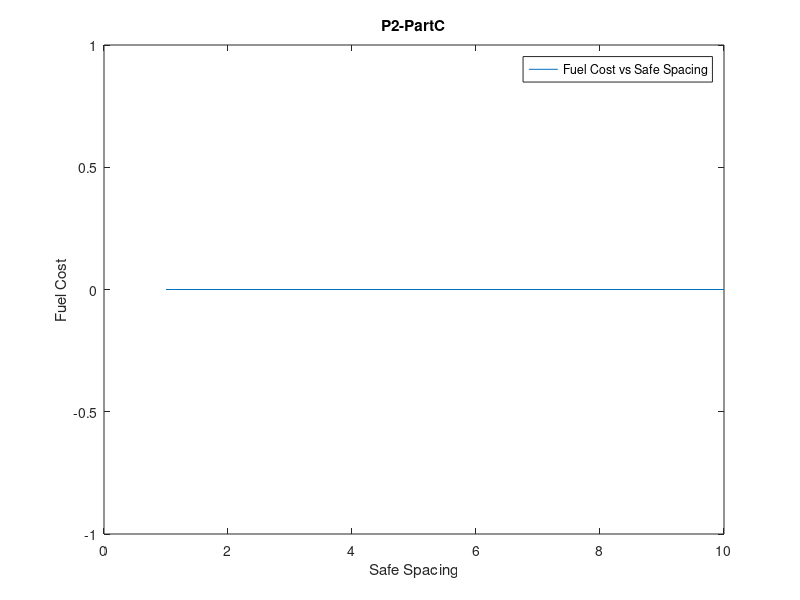

Reproduce this figure in MATLAB.
%x1 = [91 72 54 42 24];
%x2 = [97 80 61 30 18];

s0 = zeros(360,1);
for i=1:180
    s0(i,1) = 200;
end
for i=181:360
    s0(i,1) = 10;
end

S1 = zeros(1,180) +1; %to construct H
S2 = zeros(1,360); %to construct H
sH = diag(S2);
sH(181:360, 181:360) = diag(S1);
S3 = zeros(190,360); %Aeq
s4 = zeros(190,1); %beq
%initial values of x
for i=1:1:10
    S3(i,i) = 1;
end
s4(1,1) = 91;
s4(2,1) = 72;
s4(3,1) = 54;
s4(4,1) = 42;
s4(5,1) = 24;
s4(6,1) = 97;
s4(7,1) = 80;
s4(8,1) = 61;
s4(9,1) = 30;
s4(10,1) = 18;

%initial values of v
for i=11:1:20
    S3(i, i+170) = 1;
end

%linking v(t) to x(t)
for i=21:1:190
    S3(i,i-20) = 1;
    S3(i, i-10) = -1;
    S3(i, i+160) = 1;
end

s5 = zeros(530,360); %A
s6 = zeros(530,1); %b
%x_(i+1)^k (t)- x_i^k (t)≤-6
for i=1:1:180
    if mod(i,5) == 0
        continue;
    end
    s5(i, i) = -1;
    s5(i,i+1) = 1;
end
for i=1:180
    if mod(i,5) == 0
        continue;
    end
    s6(i,1) = -6;
end
%v_i^k (t-1)- v_i^k (t)≤5
for i=181:350
    s5(i,i) = 1;
    s5(i,i+10) = -1;
    s6(i,1) = 5;
end
%v_i^k (t)- v_i^k (t-1)≤5
for i =351:520
    s5(i,i-170) = -1;
    s5(i,i-160) = 1;
    s6(i,1) = 5;
end
%-x(T) < -100
for i=521:530
    s5(i, i-350) = -1;
    s6(i,1) = -100;
end
%x_i^1 (t)+ x_j^2 (t)  ≤194
for i = 531:620
    s5(i,i-530) = 1;
    s5(i,i-525) = 1;
    s6(i,1) = 194;
end



H = 2*sH;
f = zeros(360,1);
Aeq = S3;
beq = s4;
A = s5;
%b = s6;
lb = zeros(360,1);
ub = s0;

Sfval = zeros(1, 10);
for j = 1:1:10
    for i = 1:180
        if s6(i,1)~=0
            s6(i,1) = (-1)*j;
        end
    end
    b = s6;
    [x,fval] = quadprog(H,f,A,b,Aeq,beq,lb,ub);
    Sfval(1,j) = fval;
end
sp = 1:1:10;
plot(sp, Sfval);

xlabel('Safe Spacing')
ylabel('Fuel Cost')
title('P2-PartC')
legend('Fuel Cost vs Safe Spacing');




